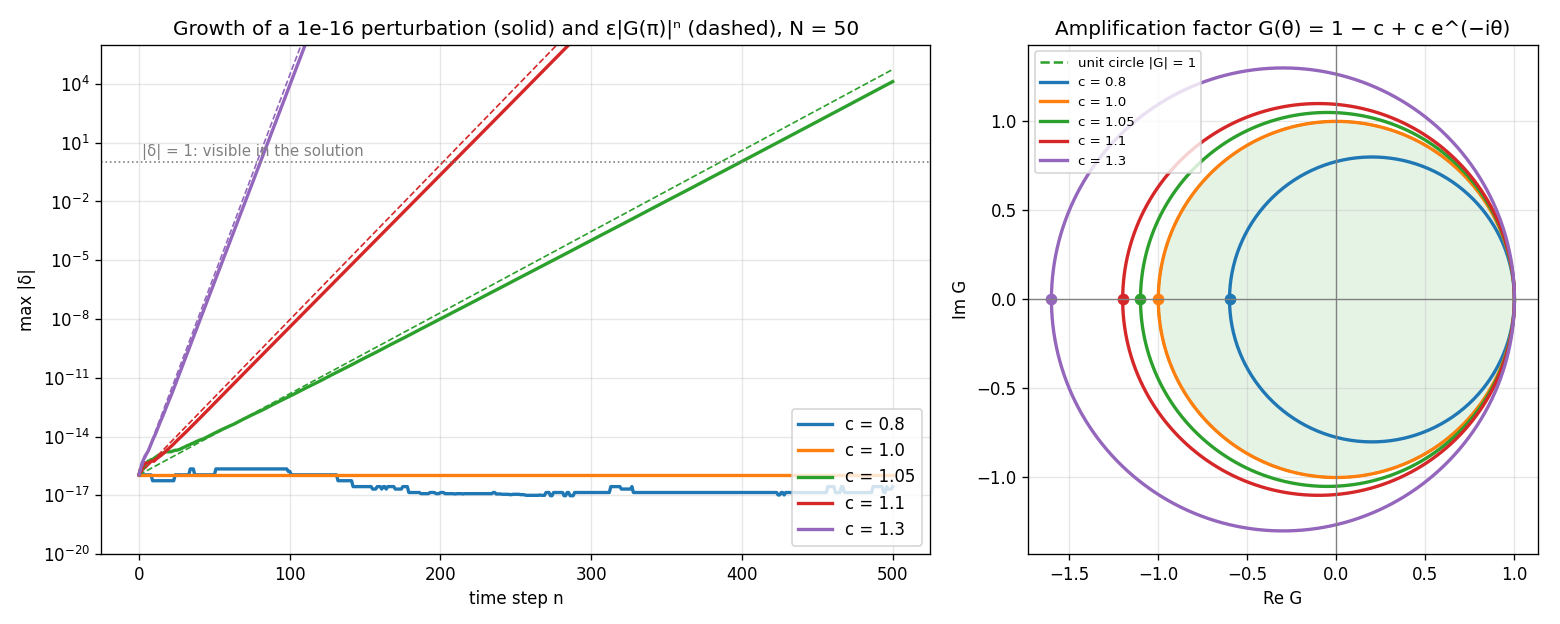

Here is the Python script that generated this plot:
"""Von Neumann stability of the FTBS scheme for u_t + a u_x = 0, shown with round-off growth.

    u_i^{n+1} = u_i^n - c (u_i^n - u_{i-1}^n),   c = a dt / dx
    amplification factor  G(theta) = 1 - c + c exp(-i theta),
    |G|^2 = 1 - 2 c (1 - c)(1 - cos theta)  ->  stable for 0 <= c <= 1

Two runs on a periodic grid start from the same smooth profile; one gets a tiny random
perturbation (default 1e-16, the size of double-precision round-off). Their difference delta
obeys the same linear scheme, so max|delta| grows or decays like |G|^n.

Examples:
    python ftbs_stability.py                      # c = 0.8, 1.0, 1.05, 1.1, 1.3
    python ftbs_stability.py --cfl 0.9 1.2        # your own CFL numbers
    python ftbs_stability.py --eps 1e-8 --nx 100  # larger perturbation, finer grid
"""
import argparse

import numpy as np
import matplotlib

matplotlib.use("Agg")
import matplotlib.pyplot as plt


def run(c, nx, eps, n_max, seed=1):
    x = np.arange(nx) / nx
    u_clean = np.exp(-((x - 0.5) / 0.1) ** 2)
    rng = np.random.default_rng(seed)
    u_pert = u_clean + eps * (2 * rng.random(nx) - 1)
    hist = [np.max(np.abs(u_pert - u_clean))]
    for _ in range(n_max):
        u_clean = u_clean - c * (u_clean - np.roll(u_clean, 1))   # periodic FTBS
        u_pert = u_pert - c * (u_pert - np.roll(u_pert, 1))
        d = np.max(np.abs(u_pert - u_clean))
        hist.append(d)
        if not np.isfinite(d) or d > 1e6:
            break
    return np.array(hist)


def main():
    p = argparse.ArgumentParser(description=__doc__, formatter_class=argparse.RawDescriptionHelpFormatter)
    p.add_argument("--cfl", type=float, nargs="+", default=[0.8, 1.0, 1.05, 1.1, 1.3], help="CFL numbers to compare")
    p.add_argument("--nx", type=int, default=50, help="number of grid points, periodic (default 50)")
    p.add_argument("--eps", type=float, default=1e-16, help="size of the initial perturbation (default 1e-16)")
    p.add_argument("--steps", type=int, default=500, help="maximum number of time steps (default 500)")
    args = p.parse_args()

    fig, (ax1, ax2) = plt.subplots(1, 2, figsize=(13, 5.2), gridspec_kw={"width_ratios": [1.6, 1]})
    theta = np.linspace(-np.pi, np.pi, 400)
    ax2.fill(np.cos(theta), np.sin(theta), color="tab:green", alpha=0.12)
    ax2.plot(np.cos(theta), np.sin(theta), "--", color="tab:green", label="unit circle |G| = 1")

    print(f"{'c':>6} {'|G(pi)|':>8} {'measured growth':>16} {'steps to |delta| = 1':>22}")
    for c in args.cfl:
        h = run(c, args.nx, args.eps, args.steps)
        n = np.arange(len(h))
        G = max(1.0, abs(1 - 2 * c))
        line, = ax1.semilogy(n, np.maximum(h, 1e-20), lw=2, label=f"c = {c}")
        ax1.semilogy(n, h[0] * G ** n, "--", lw=1, color=line.get_color())
        reached = np.argmax(h >= 1) if np.any(h >= 1) else None
        rate = (h[-1] / h[-11]) ** 0.1 if len(h) > 11 and h[-11] > 0 else float("nan")
        print(f"{c:6.2f} {abs(1 - 2 * c):8.3f} {rate:16.4f} {str(reached) if reached else 'never':>22}")
        Gz = 1 - c + c * np.exp(-1j * theta)
        ax2.plot(Gz.real, Gz.imag, lw=2, color=line.get_color(), label=f"c = {c}")
        ax2.plot(1 - 2 * c, 0, "o", color=line.get_color())

    ax1.axhline(1, color="gray", ls=":", lw=1)
    ax1.text(2, 2, "|δ| = 1: visible in the solution", color="gray", fontsize=9)
    ax1.set(xlabel="time step n", ylabel="max |δ|", ylim=(1e-20, 1e6),
            title=f"Growth of a {args.eps:g} perturbation (solid) and ε|G(π)|ⁿ (dashed), N = {args.nx}")
    ax1.grid(alpha=0.3, which="both")
    ax1.legend(loc="lower right")
    ax2.axhline(0, color="gray", lw=0.8)
    ax2.axvline(0, color="gray", lw=0.8)
    ax2.set(xlabel="Re G", ylabel="Im G", title="Amplification factor G(θ) = 1 − c + c e^(−iθ)", aspect="equal")
    ax2.legend(loc="upper left", fontsize=8)
    ax2.grid(alpha=0.3)
    fig.tight_layout()
    fig.savefig("ftbs_stability.png", dpi=120)
    print("saved ftbs_stability.png")


if __name__ == "__main__":
    main()
